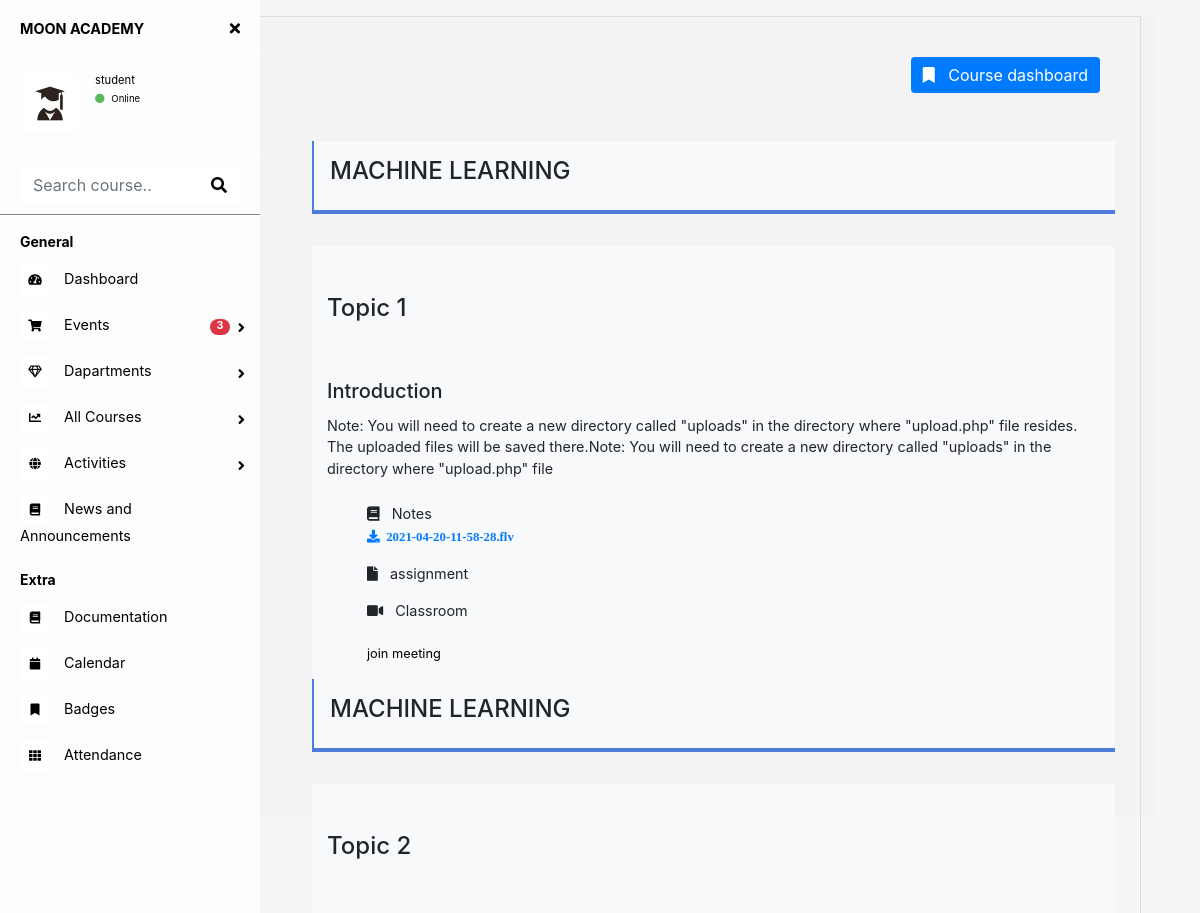
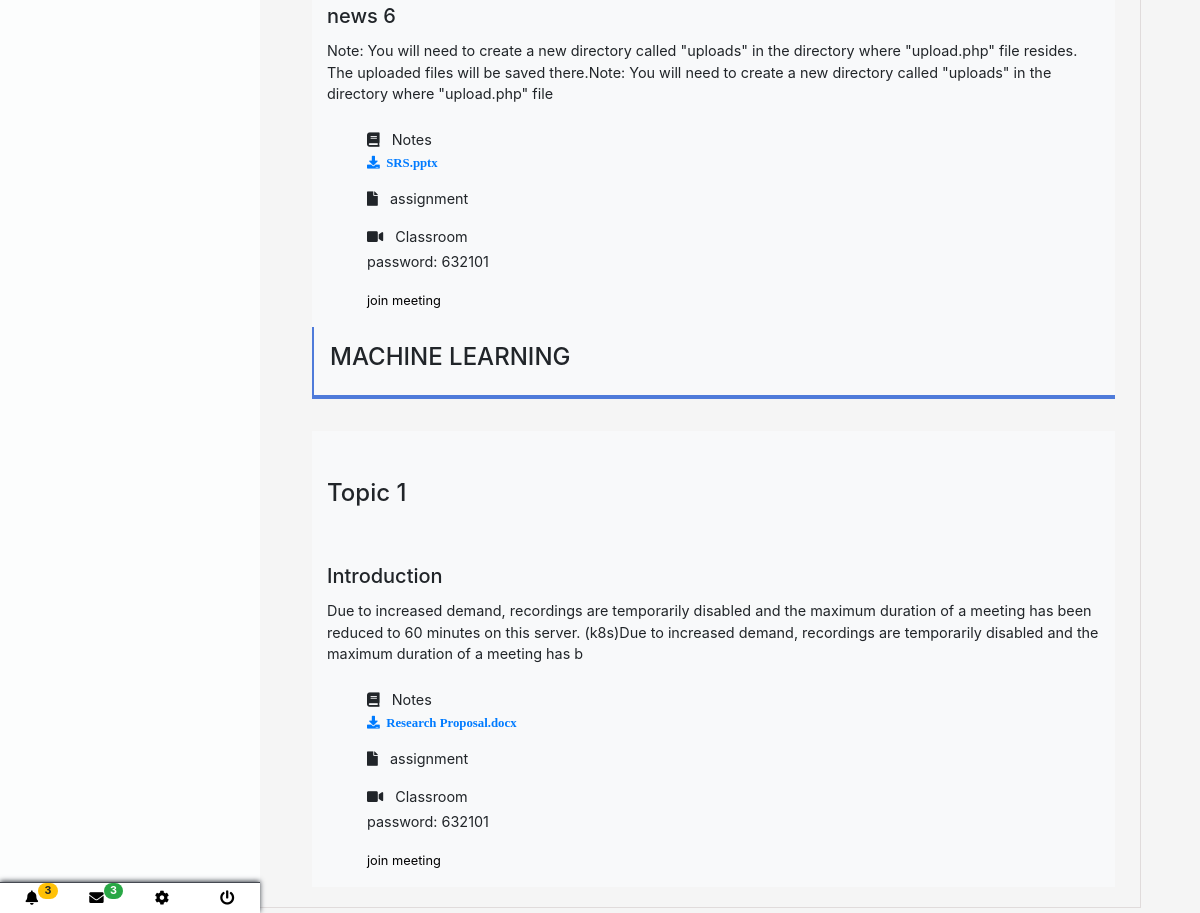
The app's page /Sections/lesson.php?id=3 with its own data (2 pictures, top to bottom).
### tables this page shows
CREATE TABLE `lesson` (
  `id` int(11) NOT NULL,
  `course_id` int(11) NOT NULL,
  `topic` varchar(50) NOT NULL,
  `title` varchar(255) NOT NULL,
  `description` varchar(255) NOT NULL,
  `notes` varchar(50) NOT NULL,
  `classroom` varchar(50) NOT NULL,
  `url` varchar(255) NOT NULL
);

CREATE TABLE `courses` (
  `id` int(255) NOT NULL,
  `course_name` tinytext NOT NULL,
  `tutor` varchar(255) NOT NULL
);

### Sections/lesson.php (the view, shortened to what this page needs)
<!DOCTYPE html>
<html lang="en">
<head>
    <link rel="stylesheet" href="./css/bootstrap.min.css">
    <link href="//maxcdn.bootstrapcdn.com/bootstrap/4.0.0/css/bootstrap.min.css" rel="stylesheet" id="bootstrap-css">
    <link rel="stylesheet" href="https://cdnjs.cloudflare.com/ajax/libs/font-awesome/4.7.0/css/font-awesome.min.css">
    <link rel="stylesheet" href="https://maxcdn.bootstrapcdn.com/bootstrap/4.0.0/css/bootstrap.min.css">
    <link href="https://use.fontawesome.com/releases/v5.0.6/css/all.css" rel="stylesheet">
    <link rel="stylesheet" href="./css/all.min.css">
    <link rel="stylesheet" href="../css/styles.css">
</head>
<body>
    <div class="container main-dash ">
        <div class="start-dash">
            <div class="page-wrapper chiller-theme toggled ">
                <a id="show-sidebar" class="btn btn-sm btn-primary" href="#">
                </a>
                <nav id="sidebar" class="sidebar-wrapper pt-2">
                    <div class="sidebar-content">
                        <div class="sidebar-brand">
                            <a href="#">Moon Academy</a>
                            <div id="close-sidebar">
                                <i class="fas fa-times"></i>
                            </div>
                        </div>
                        <div class="sidebar-header">
                            <div class="user-pic">
                                <img class="img-responsive img-rounded" src="../images/university-avatar-education-icon-vector-1979314(1).jpg" alt="User picture">
                            </div>
                            <div class="user-info">
                                <span class="user-role">student</span>
                                <span class="user-status">
                                    <i class="fa fa-circle"></i>
                                    <span>Online</span>
                                </span>
                            </div>
                        </div>
                        <div class="sidebar-search">
                            <div>
                                <div class="input-group">
                                    <input type="text" class="form-control search-menu" placeholder="Search course..">
                                    <div class="input-group-append">
                                        <span class="input-group-text">
                                            <i class="fa fa-search" aria-hidden="true"></i>
                                        </span>
                                    </div>
                                </div>
                            </div>
                        </div>
                        <div class="sidebar-menu">
                            <ul>
                                <li class="header-menu">
                                    <span>General</span>
                                </li>
                                <li class="">
                                    <a href="./dashboard.php">
                                        <i class="fa fa-tachometer-alt"></i>
                                        <span>Dashboard</span>
                                    </a>
                                </li>
                                <li class="sidebar-dropdown">
                                    <a href="./eventscalendar.php">
                                        <i class="fa fa-shopping-cart"></i>
                                        <span> Events </span>
                                        <span class="badge badge-pill badge-danger">3</span>
                                    </a>
                                </li>
                                <li class="sidebar-dropdown">
                                    <a href="#">
                                        <i class="far fa-gem"></i>
                                        <span>Dapartments</span>
                                    </a>
                                </li>
                                <li class="sidebar-dropdown">
                                    <a href="./enrollcourse.php">
                                        <i class="fa fa-chart-line"></i>
                                        <span>All Courses</span>
                                    </a>
                                </li>
                                <li class="sidebar-dropdown">
                                    <a href="#">
                                        <i class="fa fa-globe"></i>
                                        <span>Activities</span>
                                    </a>
                                </li>
                                <li>
                                    <a href="./news.php">
                                        <i class="fa fa-book"></i>
                                        <span>News and Announcements</span></a>
                                </li>
                                <li class="header-menu">
                                    <span>Extra</span>
                                </li>
                                <li>
                                    <a href="#">
                                        <i class="fa fa-book"></i>
                                        <span>Documentation</span>
                                    </a>
                                </li>
                                <li>
                                    <a href="./eventscalendar.php">
                                        <i class="fa fa-calendar"></i>
                                        <span>Calendar</span>
                                    </a>
                                </li>
                                <li>
                                    <a href="#">
                                        <i class="fa fa-bookmark"></i>
                                        <span>Badges</span>
                                    </a>
                                </li>
                                <li>
                                    <a href="#">
                                        <i class="fa fa-th"></i>
                                        <span>Attendance</span>
                                    </a>
                                </li>
                            </ul>
                        </div>
                    </div>
                    <div class="sidebar-footer">
                        <a href="#">
                            <i class="fa fa-bell"></i>
                            <span class="badge badge-pill badge-warning notification">3</span>
                        </a>
                        <a href="#">
                            <i class="fa fa-envelope"></i>
                            <span class="badge badge-pill badge-success notification">3</span>
                        </a>
                        <a href="#">
                            <i class="fa fa-cog"></i>
                        </a>
                        <a href="../Includes/logout.php">
                            <i class="fa fa-power-off"></i>
                        </a>
                    </div>
                </nav>
                <main class="page-content">
                    <div class="container">
                        <div class="row">
                            <div class="col-lg-3 col-md-6 col-lg-12">
                                <button class="course-dash btn btn-primary" data-toggle="modal" data-target="#exampleModal" style="border: none; float:right;"> <i class="fa fa-bookmark"></i> &nbsp; Course dashboard</button>
                            </div>
                        </div>
                        <div class="row pt-5 ">
                            <?php
                            include "../Includes/connect.php";
                            $cid = $_GET['id'];
                            $result = mysqli_query($conn, "SELECT lesson.id, lesson.course_id,lesson.topic, lesson.title, lesson.description, lesson.notes,  lesson.classroom, lesson.url,
                             courses.id, courses.course_name
                              from lesson
                               inner join courses on courses.id =lesson.course_id  where lesson.course_id =  $cid ");
                            while ($row =  mysqli_fetch_array($result)) {
                            ?>
                                <div class="course_name bg-light" style="width:100%; border-left:2px solid #4f7bda; border-bottom:4px solid #4f7bda; padding:1rem; ">
                                    <h4><?php echo $row['course_name']; ?> </h4>
                                </div>
                                <div class="col-lg-3 col-md-6 col-lg-12 pt-5 bg-light" style="margin-top:2rem; " id="<?php echo $row['id']; ?>">
                                    <div class="title">
                                        <h4><?php echo $row['topic']; ?></h4u>
                                            <h5 class="pt-5"><?php echo $row['title']; ?></h5>
                                            <p class="pt-1 chapter_description" id="description">
                                                <?php echo $row['description']; ?>
                                            </p>
                                            <div class="more pt-2">
                                                <ul>
                                                    <li>
                                                        <i class="fa fa-book"></i> &nbsp; Notes <br>
                                                        <span class="pt-3"> <a href="../Includes/download.php?file=<?php echo $row['notes']; ?>"> <i class="fa fa-download text-primary">&nbsp; <?php echo $row['notes']; ?></i> </a></span>
                                                    </li>
                                                    <li class="pt-3"><i class="fa fa-file"></i> &nbsp; assignment</li>
                                                    <li class="pt-3">
                                                        <i class="fa fa-video"></i> &nbsp; Classroom <br>
                                                        <div class="pt-1">
                                                            <p><?php echo $row['classroom']; ?></p>
                                                            <span> <a href="<?php echo $row['url']; ?>">join meeting</a></span>
                                                        </div>
                                                    </li>
                                                </ul>
                                            </div>
                                    </div>
                                </div>
                            <?php } ?>
                        </div>
                    </div>
            </div>
        </div>
    </div>
</body>
</html>

### records on screen
lesson: course.course_name "MACHINE LEARNING", topic "Topic 1", title "Introduction", description "Note: You will need to create a new directory called \"uploads\" in the directory where \"upload.php\" file resides. The uploaded files will be saved there.Note: You will need to create a new directory called \"uploads\" in the directory where \"upload.php\" file", notes "2021-04-20-11-58-28.flv"
lesson: course.course_name "MACHINE LEARNING", topic "Topic 2", title "news 6", description "Note: You will need to create a new directory called \"uploads\" in the directory where \"upload.php\" file resides. The uploaded files will be saved there.Note: You will need to create a new directory called \"uploads\" in the directory where \"upload.php\" file", notes "SRS.pptx", classroom "password: 632101"
lesson: course.course_name "MACHINE LEARNING", topic "Topic 1", title "Introduction", description "Due to increased demand, recordings are temporarily disabled and the maximum duration of a meeting has been reduced to 60 minutes on this server. (k8s)Due to increased demand, recordings are temporarily disabled and the maximum duration of a meeting has b", notes "Research Proposal.docx", classroom "password: 632101"
